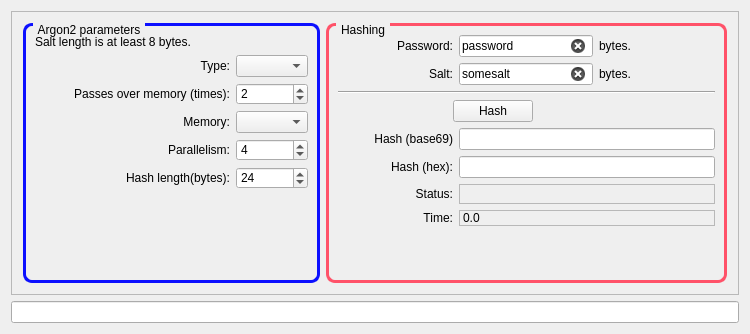
<?xml version="1.0" encoding="UTF-8"?>
<ui version="4.0">
 <class>MainWindow</class>
 <widget class="QMainWindow" name="MainWindow">
  <property name="enabled">
   <bool>true</bool>
  </property>
  <property name="geometry">
   <rect>
    <x>0</x>
    <y>0</y>
    <width>750</width>
    <height>334</height>
   </rect>
  </property>
  <property name="baseSize">
   <size>
    <width>1075</width>
    <height>520</height>
   </size>
  </property>
  <property name="windowTitle">
   <string>Argon2 Calculator</string>
  </property>
  <property name="layoutDirection">
   <enum>Qt::LeftToRight</enum>
  </property>
  <property name="autoFillBackground">
   <bool>false</bool>
  </property>
  <property name="styleSheet">
   <string notr="true">

QGroupBox {
    border: 1px solid gray;
    border-radius: 9px;
    margin-top: 0.5em;
}

QGroupBox::title {
    subcontrol-origin: margin;
    left: 10px;
    padding: 0 3px 0 3px;
}

</string>
  </property>
  <widget class="QWidget" name="centralWidget">
   <layout class="QVBoxLayout" name="verticalLayout_4">
    <item>
     <widget class="QFrame" name="frame">
      <property name="frameShape">
       <enum>QFrame::StyledPanel</enum>
      </property>
      <property name="frameShadow">
       <enum>QFrame::Raised</enum>
      </property>
      <layout class="QHBoxLayout" name="horizontalLayout_3">
       <item>
        <widget class="QGroupBox" name="groupBox">
         <property name="enabled">
          <bool>true</bool>
         </property>
         <property name="styleSheet">
          <string notr="true">border-color: rgb(12, 16, 255);
border-width:3px;</string>
         </property>
         <property name="title">
          <string>Argon2 parameters</string>
         </property>
         <property name="checkable">
          <bool>false</bool>
         </property>
         <property name="checked">
          <bool>false</bool>
         </property>
         <layout class="QVBoxLayout" name="verticalLayout_7">
          <item>
           <widget class="QLabel" name="label_14">
            <property name="text">
             <string>Salt length is at least 8 bytes.</string>
            </property>
           </widget>
          </item>
          <item>
           <layout class="QHBoxLayout" name="horizontalLayout_11">
            <item>
             <widget class="QLabel" name="label_9">
              <property name="minimumSize">
               <size>
                <width>195</width>
                <height>0</height>
               </size>
              </property>
              <property name="text">
               <string>Type:</string>
              </property>
              <property name="alignment">
               <set>Qt::AlignRight|Qt::AlignTrailing|Qt::AlignVCenter</set>
              </property>
             </widget>
            </item>
            <item>
             <widget class="QComboBox" name="argon2TypeComboBox">
              <property name="maximumSize">
               <size>
                <width>100</width>
                <height>16777215</height>
               </size>
              </property>
             </widget>
            </item>
           </layout>
          </item>
          <item>
           <layout class="QHBoxLayout" name="horizontalLayout_9">
            <item>
             <widget class="QLabel" name="label_10">
              <property name="minimumSize">
               <size>
                <width>195</width>
                <height>0</height>
               </size>
              </property>
              <property name="text">
               <string>Passes over memory (times):</string>
              </property>
              <property name="alignment">
               <set>Qt::AlignRight|Qt::AlignTrailing|Qt::AlignVCenter</set>
              </property>
             </widget>
            </item>
            <item>
             <widget class="QSpinBox" name="tCostSpinBox">
              <property name="maximumSize">
               <size>
                <width>100</width>
                <height>16777215</height>
               </size>
              </property>
              <property name="minimum">
               <number>1</number>
              </property>
              <property name="maximum">
               <number>15</number>
              </property>
              <property name="value">
               <number>2</number>
              </property>
             </widget>
            </item>
           </layout>
          </item>
          <item>
           <layout class="QHBoxLayout" name="horizontalLayout_10">
            <item>
             <widget class="QLabel" name="label_11">
              <property name="minimumSize">
               <size>
                <width>195</width>
                <height>0</height>
               </size>
              </property>
              <property name="text">
               <string>Memory:</string>
              </property>
              <property name="alignment">
               <set>Qt::AlignRight|Qt::AlignTrailing|Qt::AlignVCenter</set>
              </property>
             </widget>
            </item>
            <item>
             <widget class="QComboBox" name="mCostComboBox">
              <property name="maximumSize">
               <size>
                <width>100</width>
                <height>16777215</height>
               </size>
              </property>
              <property name="currentIndex">
               <number>-1</number>
              </property>
             </widget>
            </item>
           </layout>
          </item>
          <item>
           <layout class="QHBoxLayout" name="horizontalLayout_12">
            <item>
             <widget class="QLabel" name="label_12">
              <property name="minimumSize">
               <size>
                <width>195</width>
                <height>0</height>
               </size>
              </property>
              <property name="text">
               <string>Parallelism:</string>
              </property>
              <property name="alignment">
               <set>Qt::AlignRight|Qt::AlignTrailing|Qt::AlignVCenter</set>
              </property>
             </widget>
            </item>
            <item>
             <widget class="QSpinBox" name="parallelismSpinBox">
              <property name="maximumSize">
               <size>
                <width>100</width>
                <height>16777215</height>
               </size>
              </property>
              <property name="minimum">
               <number>1</number>
              </property>
              <property name="maximum">
               <number>32000</number>
              </property>
              <property name="value">
               <number>4</number>
              </property>
             </widget>
            </item>
           </layout>
          </item>
          <item>
           <layout class="QHBoxLayout" name="horizontalLayout_13">
            <item>
             <widget class="QLabel" name="label_13">
              <property name="minimumSize">
               <size>
                <width>195</width>
                <height>0</height>
               </size>
              </property>
              <property name="text">
               <string>Hash length(bytes):</string>
              </property>
              <property name="alignment">
               <set>Qt::AlignRight|Qt::AlignTrailing|Qt::AlignVCenter</set>
              </property>
             </widget>
            </item>
            <item>
             <widget class="QSpinBox" name="hashLengthSpinBox">
              <property name="maximumSize">
               <size>
                <width>100</width>
                <height>16777215</height>
               </size>
              </property>
              <property name="minimum">
               <number>16</number>
              </property>
              <property name="maximum">
               <number>2048</number>
              </property>
              <property name="value">
               <number>24</number>
              </property>
             </widget>
            </item>
           </layout>
          </item>
          <item>
           <spacer name="verticalSpacer_2">
            <property name="orientation">
             <enum>Qt::Vertical</enum>
            </property>
            <property name="sizeHint" stdset="0">
             <size>
              <width>20</width>
              <height>40</height>
             </size>
            </property>
           </spacer>
          </item>
         </layout>
        </widget>
       </item>
       <item>
        <widget class="QGroupBox" name="hashingGroupBox">
         <property name="autoFillBackground">
          <bool>false</bool>
         </property>
         <property name="styleSheet">
          <string notr="true">border-color: rgb(255, 82, 105);
border-width:3px;</string>
         </property>
         <property name="title">
          <string>Hashing</string>
         </property>
         <property name="flat">
          <bool>false</bool>
         </property>
         <property name="checkable">
          <bool>false</bool>
         </property>
         <layout class="QVBoxLayout" name="verticalLayout_6">
          <item>
           <layout class="QVBoxLayout" name="verticalLayout_5">
            <item>
             <layout class="QHBoxLayout" name="horizontalLayout_2">
              <item>
               <layout class="QHBoxLayout" name="horizontalLayout">
                <item>
                 <layout class="QVBoxLayout" name="verticalLayout">
                  <item>
                   <widget class="QLabel" name="label">
                    <property name="sizePolicy">
                     <sizepolicy hsizetype="Fixed" vsizetype="Preferred">
                      <horstretch>80</horstretch>
                      <verstretch>0</verstretch>
                     </sizepolicy>
                    </property>
                    <property name="minimumSize">
                     <size>
                      <width>115</width>
                      <height>0</height>
                     </size>
                    </property>
                    <property name="text">
                     <string>Password:</string>
                    </property>
                    <property name="alignment">
                     <set>Qt::AlignRight|Qt::AlignTrailing|Qt::AlignVCenter</set>
                    </property>
                   </widget>
                  </item>
                  <item>
                   <widget class="QLabel" name="label_2">
                    <property name="sizePolicy">
                     <sizepolicy hsizetype="Fixed" vsizetype="Preferred">
                      <horstretch>80</horstretch>
                      <verstretch>0</verstretch>
                     </sizepolicy>
                    </property>
                    <property name="minimumSize">
                     <size>
                      <width>115</width>
                      <height>0</height>
                     </size>
                    </property>
                    <property name="text">
                     <string>Salt:</string>
                    </property>
                    <property name="alignment">
                     <set>Qt::AlignRight|Qt::AlignTrailing|Qt::AlignVCenter</set>
                    </property>
                   </widget>
                  </item>
                 </layout>
                </item>
                <item>
                 <layout class="QVBoxLayout" name="verticalLayout_2">
                  <item>
                   <widget class="QLineEdit" name="pwdLineEdit">
                    <property name="text">
                     <string>password</string>
                    </property>
                    <property name="clearButtonEnabled">
                     <bool>true</bool>
                    </property>
                   </widget>
                  </item>
                  <item>
                   <widget class="QLineEdit" name="saltLineEdit">
                    <property name="text">
                     <string>somesalt</string>
                    </property>
                    <property name="clearButtonEnabled">
                     <bool>true</bool>
                    </property>
                   </widget>
                  </item>
                 </layout>
                </item>
               </layout>
              </item>
              <item>
               <layout class="QVBoxLayout" name="verticalLayout_3">
                <item>
                 <widget class="QLabel" name="pwdLengthLabel">
                  <property name="text">
                   <string>bytes.</string>
                  </property>
                 </widget>
                </item>
                <item>
                 <widget class="QLabel" name="saltLengthLabel">
                  <property name="text">
                   <string>bytes.</string>
                  </property>
                 </widget>
                </item>
               </layout>
              </item>
              <item>
               <spacer name="horizontalSpacer_4">
                <property name="orientation">
                 <enum>Qt::Horizontal</enum>
                </property>
                <property name="sizeHint" stdset="0">
                 <size>
                  <width>40</width>
                  <height>20</height>
                 </size>
                </property>
               </spacer>
              </item>
             </layout>
            </item>
            <item>
             <widget class="Line" name="line">
              <property name="orientation">
               <enum>Qt::Horizontal</enum>
              </property>
             </widget>
            </item>
           </layout>
          </item>
          <item>
           <layout class="QHBoxLayout" name="horizontalLayout_5">
            <item>
             <spacer name="horizontalSpacer_3">
              <property name="minimumSize">
               <size>
                <width>115</width>
                <height>0</height>
               </size>
              </property>
              <property name="orientation">
               <enum>Qt::Horizontal</enum>
              </property>
              <property name="sizeType">
               <enum>QSizePolicy::Fixed</enum>
              </property>
              <property name="sizeHint" stdset="0">
               <size>
                <width>87</width>
                <height>20</height>
               </size>
              </property>
             </spacer>
            </item>
            <item>
             <widget class="QPushButton" name="hashButton">
              <property name="text">
               <string>Hash</string>
              </property>
             </widget>
            </item>
            <item>
             <spacer name="horizontalSpacer_5">
              <property name="orientation">
               <enum>Qt::Horizontal</enum>
              </property>
              <property name="sizeHint" stdset="0">
               <size>
                <width>40</width>
                <height>20</height>
               </size>
              </property>
             </spacer>
            </item>
           </layout>
          </item>
          <item>
           <layout class="QHBoxLayout" name="horizontalLayout_4">
            <item>
             <widget class="QLabel" name="label_3">
              <property name="sizePolicy">
               <sizepolicy hsizetype="Fixed" vsizetype="Preferred">
                <horstretch>80</horstretch>
                <verstretch>0</verstretch>
               </sizepolicy>
              </property>
              <property name="minimumSize">
               <size>
                <width>115</width>
                <height>0</height>
               </size>
              </property>
              <property name="text">
               <string>Hash (base69)</string>
              </property>
              <property name="alignment">
               <set>Qt::AlignRight|Qt::AlignTrailing|Qt::AlignVCenter</set>
              </property>
             </widget>
            </item>
            <item>
             <widget class="QLineEdit" name="lineEdit_b69">
              <property name="readOnly">
               <bool>true</bool>
              </property>
             </widget>
            </item>
           </layout>
          </item>
          <item>
           <layout class="QHBoxLayout" name="horizontalLayout_6">
            <item>
             <widget class="QLabel" name="label_6">
              <property name="sizePolicy">
               <sizepolicy hsizetype="Fixed" vsizetype="Preferred">
                <horstretch>80</horstretch>
                <verstretch>0</verstretch>
               </sizepolicy>
              </property>
              <property name="minimumSize">
               <size>
                <width>115</width>
                <height>0</height>
               </size>
              </property>
              <property name="text">
               <string>Hash (hex):</string>
              </property>
              <property name="alignment">
               <set>Qt::AlignRight|Qt::AlignTrailing|Qt::AlignVCenter</set>
              </property>
             </widget>
            </item>
            <item>
             <widget class="QLineEdit" name="lineEdit_hex">
              <property name="readOnly">
               <bool>true</bool>
              </property>
              <property name="clearButtonEnabled">
               <bool>false</bool>
              </property>
             </widget>
            </item>
           </layout>
          </item>
          <item>
           <layout class="QHBoxLayout" name="horizontalLayout_7">
            <item>
             <widget class="QLabel" name="label_7">
              <property name="sizePolicy">
               <sizepolicy hsizetype="Fixed" vsizetype="Preferred">
                <horstretch>80</horstretch>
                <verstretch>0</verstretch>
               </sizepolicy>
              </property>
              <property name="minimumSize">
               <size>
                <width>115</width>
                <height>0</height>
               </size>
              </property>
              <property name="text">
               <string>Status:</string>
              </property>
              <property name="alignment">
               <set>Qt::AlignRight|Qt::AlignTrailing|Qt::AlignVCenter</set>
              </property>
             </widget>
            </item>
            <item>
             <widget class="QLabel" name="hashStatusLabel">
              <property name="minimumSize">
               <size>
                <width>0</width>
                <height>20</height>
               </size>
              </property>
              <property name="frameShape">
               <enum>QFrame::StyledPanel</enum>
              </property>
              <property name="text">
               <string/>
              </property>
             </widget>
            </item>
           </layout>
          </item>
          <item>
           <layout class="QHBoxLayout" name="horizontalLayout_8">
            <item>
             <widget class="QLabel" name="label_8">
              <property name="sizePolicy">
               <sizepolicy hsizetype="Fixed" vsizetype="Preferred">
                <horstretch>0</horstretch>
                <verstretch>0</verstretch>
               </sizepolicy>
              </property>
              <property name="minimumSize">
               <size>
                <width>115</width>
                <height>0</height>
               </size>
              </property>
              <property name="text">
               <string>Time:</string>
              </property>
              <property name="alignment">
               <set>Qt::AlignRight|Qt::AlignTrailing|Qt::AlignVCenter</set>
              </property>
             </widget>
            </item>
            <item>
             <widget class="QLabel" name="hashingTimeLabel">
              <property name="frameShape">
               <enum>QFrame::StyledPanel</enum>
              </property>
              <property name="frameShadow">
               <enum>QFrame::Sunken</enum>
              </property>
              <property name="text">
               <string>0.0</string>
              </property>
             </widget>
            </item>
           </layout>
          </item>
          <item>
           <spacer name="verticalSpacer_3">
            <property name="orientation">
             <enum>Qt::Vertical</enum>
            </property>
            <property name="sizeHint" stdset="0">
             <size>
              <width>20</width>
              <height>40</height>
             </size>
            </property>
           </spacer>
          </item>
         </layout>
        </widget>
       </item>
      </layout>
     </widget>
    </item>
    <item>
     <widget class="QLineEdit" name="lineEdit_formated">
      <property name="readOnly">
       <bool>true</bool>
      </property>
     </widget>
    </item>
   </layout>
  </widget>
  <widget class="QMenuBar" name="menuBar">
   <property name="geometry">
    <rect>
     <x>0</x>
     <y>0</y>
     <width>750</width>
     <height>20</height>
    </rect>
   </property>
  </widget>
 </widget>
 <layoutdefault spacing="6" margin="11"/>
 <resources/>
 <connections/>
</ui>
